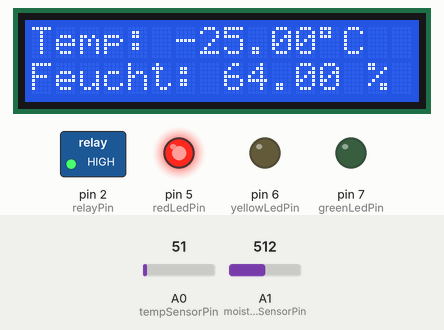
A sketch run on a simulated Arduino Uno, built with avr-gcc and run on an emulated ATmega328P. On the bench: 16×2 character LCD, switched loads named in the sketch (green lamp = pin HIGH), output pins drawn as LEDs (lit = HIGH). The inputs (shaded band) are chosen by the test bench; at power-on: A0 (tempSensorPin) = 51, A1 (moistureSensorPin) = 512. What the sketch prints to the serial monitor is not drawn.

Above: at 1.6 s.
1.7 s: A0 (tempSensorPin) set to 61
At 2.8 s:
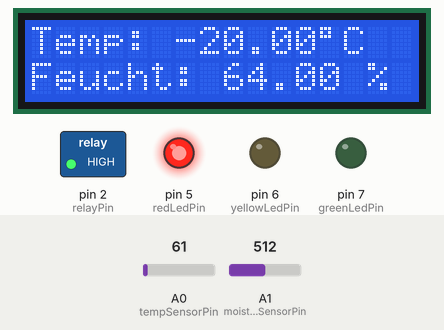
3.5 s: A1 (moistureSensorPin) set to 716
At 4.3 s:
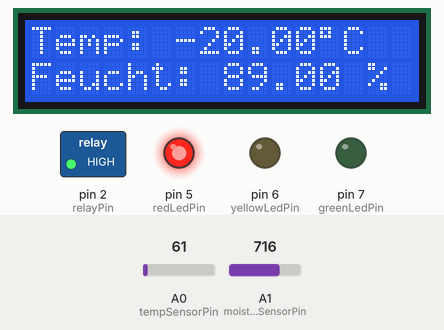
5.5 s: A0 (tempSensorPin) set to 71
At 7.1 s:
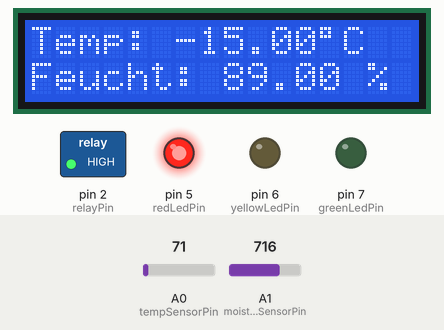
7.5 s: A1 (moistureSensorPin) set to 900
At 8.6 s:
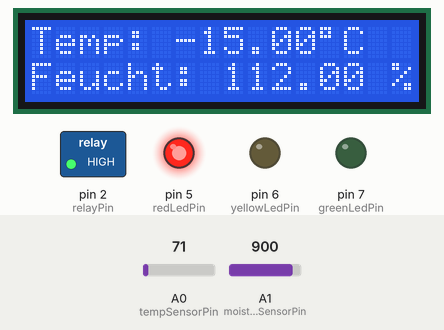
9.5 s: A0 (tempSensorPin) set to 86
At 11.2 s:
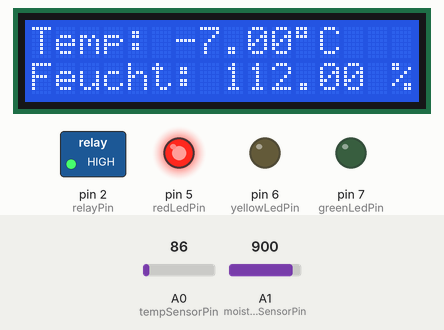
11.5 s: A1 (moistureSensorPin) set to 1023
At 12.8 s:
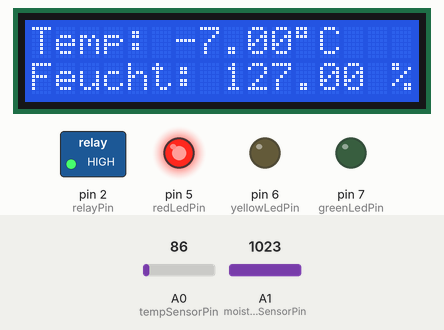
Timing chart, 0 to 14.5 s (numbered marks = the images above; inputs shaded):
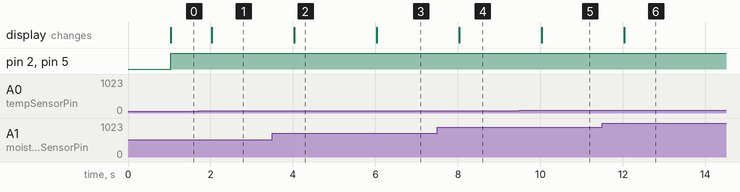

Measured:
- after the input at 1.7 s, the display: changes after 0.33 s (image 1)
- after the input at 3.5 s, the display: changes after 0.53 s (image 2)
- after the input at 5.5 s, the display: changes after 0.53 s (image 3)
- after the input at 7.5 s, the display: changes after 0.54 s (image 4)
- after the input at 9.5 s, the display: changes after 0.53 s (image 5)
- after the input at 11.5 s, the display: changes after 0.53 s (image 6)

The sketch:

Pi_Transfer.ino
```cpp
#include <Wire.h>
#include <LiquidCrystal_I2C.h>

// Pin-Zuweisungen
const int tempSensorPin = A0;      // Temperatursensor
const int moistureSensorPin = A1;  // Feuchtigkeitssensor
const int relayPin = 2;            // Relais für Klimaanlagensteuerung
const int redLedPin = 5;           // Rote LED
const int yellowLedPin = 6;        // Gelbe LED
const int greenLedPin = 7;         // Grüne LED

LiquidCrystal_I2C lcd(0x27, 16, 2);  // Adresse, Zeichen pro Zeile, Anzahl der Zeilen

// Globale Variablen für Temperatur und Feuchtigkeit
float currentTemperature = 0.0;
float currentHumidity = 0.0;

unsigned long lastMoistureReadTime = 0;
unsigned long lastLCDUpdateTime = 0;            // Initialisierung der lastUpdate Variable
const long moistureSensorReadInterval = 1000;              // Zeitintervall für das Abtasten des Feuchtigkeitssensors
const long lcdUpdateInterval = 1000;         // Aktualisierungsintervall für das LCD in Millisekunden
bool serialDataReciveFlag = false;       // Flag, um zu markieren, dass kürzlich Daten empfangen wurden
unsigned long lastSerialDataReceivedTime = 0;  // Zeitpunkt des letzten Datenempfangs
const long serialDataTimeout = 1000;   // Zeit in Millisekunden, nach der das Flag zurückgesetzt wird
unsigned long lastSensorDataSendTime = 0;
const long sensorDataSendInterval = 1000; // Sendeintervall in Millisekunden

// Definition des Zustands-Enums vor setup()
enum LedState {
  LED_OFF,
  LED_GREEN,
  LED_YELLOW,
  LED_RED
};

LedState currentState = LED_OFF;  // Globale Zustandsvariable

void setup() {
  Serial.begin(9600);  // Starte die serielle Kommunikation
  lcd.init();          // LCD initialisieren
  lcd.backlight();     // Hintergrundbeleuchtung einschalten

  pinMode(tempSensorPin, INPUT);
  pinMode(moistureSensorPin, INPUT);
  pinMode(relayPin, OUTPUT);
  pinMode(redLedPin, OUTPUT);
  pinMode(yellowLedPin, OUTPUT);
  pinMode(greenLedPin, OUTPUT);
}

void loop() {
  unsigned long currentMillis = millis();

  if (serialDataReciveFlag && (currentMillis - lastSerialDataReceivedTime > serialDataTimeout)) {
    // Wenn seit dem letzten Empfang von Daten genug Zeit vergangen ist, zurücksetzen
    serialDataReciveFlag = false;
  }

  if (Serial.available() > 0) {
    readAndProcessSerialData();
    serialDataReciveFlag = true;
    lastSerialDataReceivedTime = currentMillis;
  } else if (!serialDataReciveFlag) {
    // Nur Sensordaten lesen, wenn kürzlich keine Daten empfangen wurden
    readSensorsAndUpdate(currentMillis);
  }
  // Aktualisiere die Anzeige nur, wenn das festgelegte Intervall abgelaufen ist
  updateDisplayIfNeeded(currentMillis);
  updateRelay(currentTemperature);
  updateLedStateMachine(currentTemperature, currentHumidity, currentMillis);


  if (currentMillis - lastSensorDataSendTime >= sensorDataSendInterval) {
    sendSensorData();
    lastSensorDataSendTime = currentMillis;
  }
}

void readSensorsAndUpdate(unsigned long currentMillis) {
  currentTemperature = readTemperatureSensor();
  if (currentMillis - lastMoistureReadTime >= moistureSensorReadInterval) {
    lastMoistureReadTime = currentMillis;
    currentHumidity = readMoistureSensor();
  }
}

float readTemperatureSensor() {
  int tempValue = analogRead(tempSensorPin);
  return map(tempValue, 0, 400, -50, 150);  // Annahme der Umrechnung
}

float readMoistureSensor() {
  int moistureValue = analogRead(moistureSensorPin);
  return map(moistureValue, 0, 800, 0, 100);  // Annahme der Umrechnung
}


// Aktualisiere LCD-Anzeige mit den zuletzt gelesenen oder empfangenen Werten
void updateDisplayIfNeeded(unsigned long currentMillis) {
  if (currentMillis - lastLCDUpdateTime >= lcdUpdateInterval) {
    lastLCDUpdateTime = currentMillis;
    lcd.clear();
    lcd.setCursor(0, 0);
    lcd.print("Temp: ");
    lcd.print(currentTemperature);
    lcd.write(byte(223)); // Gradzeichen
    lcd.print("C");
    lcd.setCursor(0, 1);
    lcd.print("Feucht: ");
    lcd.print(currentHumidity);
    lcd.print(" %");
  }
}
void sendSensorData() {
  Serial.print(currentTemperature);
  Serial.print(",");
  Serial.println(currentHumidity);
}

void updateLedStateMachine(float temperature, float humidity, unsigned long currentMillis) {
  static unsigned long lastTransitionTime = 0;
  const long transitionInterval = 1000;  // Zeitintervall zwischen Zustandsübergängen

  // Definiere die Bedingungen für die Farbbereiche
  bool isTempInRangeForGreen = (temperature >= 18 && temperature <= 22);
  bool isHumidityInRangeForGreen = (humidity >= 40 && humidity <= 60);
  bool isTempInRangeForYellow = ((temperature >= 16 && temperature < 18) || (temperature > 22 && temperature <= 24));
  bool isHumidityInRangeForYellow = ((humidity >= 30 && humidity < 40) || (humidity > 60 && humidity <= 70));

  // Bestimme den nächsten Zustand basierend auf den definierten Bedingungen
  LedState nextState = currentState;

  if (isTempInRangeForGreen && isHumidityInRangeForGreen) {
    nextState = LED_GREEN;
  } else if (
    (isTempInRangeForYellow && isHumidityInRangeForYellow) || (isTempInRangeForGreen && isHumidityInRangeForYellow) || (isHumidityInRangeForGreen && isTempInRangeForYellow)) {
    nextState = LED_YELLOW;
  } else {
    nextState = LED_RED;
  }

  // Prüfe, ob ein Zustandswechsel erfolgen soll und ob genug Zeit seit dem letzten Wechsel vergangen ist
  if (nextState != currentState && currentMillis - lastTransitionTime > transitionInterval) {
    lastTransitionTime = currentMillis;
    currentState = nextState;

    // Aktualisiere die LEDs entsprechend dem neuen Zustand
    digitalWrite(greenLedPin, LOW);
    digitalWrite(yellowLedPin, LOW);
    digitalWrite(redLedPin, LOW);

switch (currentState) {
  case LED_GREEN:
    digitalWrite(greenLedPin, HIGH);
    break;
  case LED_YELLOW:
    digitalWrite(yellowLedPin, HIGH);
    break;
  case LED_RED:
    digitalWrite(redLedPin, HIGH);
    break;
  case LED_OFF:
    // Keine Aktion erforderlich für LED_OFF
    break;
    }
  }
}

void updateRelay(float temperature) {
  static bool relayState = false;  // Behält den Zustand zwischen Aufrufen bei

  const float temperatureThresholdHigh = 22.0;  // Obere Temperaturgrenze
  const float temperatureThresholdLow = 18.0;   // Untere Temperaturgrenze
  const float hysteresis = 1.0;                 // Hysterese

  // Bestimmen, ob eine Zustandsänderung erforderlich ist
  bool needsToTurnOn = temperature > temperatureThresholdHigh + hysteresis || temperature < temperatureThresholdLow - hysteresis;
  bool needsToTurnOff = temperature >= temperatureThresholdLow + hysteresis && temperature <= temperatureThresholdHigh - hysteresis;

  if (!needsToTurnOn && !needsToTurnOff) return; // Keine Aktion erforderlich

  static unsigned long lastRelayToggleTime = 0;  // Zeitpunkt des letzten Zustandswechsels
  const long relayToggleInterval = 1000;         // Mindestintervall zwischen Zustandsänderungen
  unsigned long currentMillis = millis();

  // Überprüfen, ob seit der letzten Änderung genügend Zeit vergangen ist
  bool isTimeForChange = currentMillis - lastRelayToggleTime > relayToggleInterval;

  if (isTimeForChange) {
    if (needsToTurnOn && !relayState) {
      relayState = true;  // Einschalten, wenn ausgeschaltet und Bedingungen erfüllt
      lastRelayToggleTime = currentMillis;
      digitalWrite(relayPin, HIGH);
    } else if (needsToTurnOff && relayState) {
      relayState = false;  // Ausschalten, wenn eingeschaltet und Bedingungen erfüllt
      lastRelayToggleTime = currentMillis;
      digitalWrite(relayPin, LOW);
    }
  }
}

bool readAndProcessSerialData() {
  if (Serial.available() > 0) {
    String received = Serial.readStringUntil('\n');
    int tIndex = received.indexOf('T');
    int hIndex = received.indexOf('H');
    if (tIndex != -1 && hIndex != -1) {
      String tempStr = received.substring(tIndex + 1, hIndex);
      String humidStr = received.substring(hIndex + 1);
      currentTemperature = tempStr.toFloat();
      currentHumidity = humidStr.toFloat();
      return true;  // Daten wurden empfangen und verarbeitet
    }
    return false;  // Bedingungen nicht erfüllt, keine Daten verarbeitet
  }
  return false; // Keine Daten verfügbar
}
```
